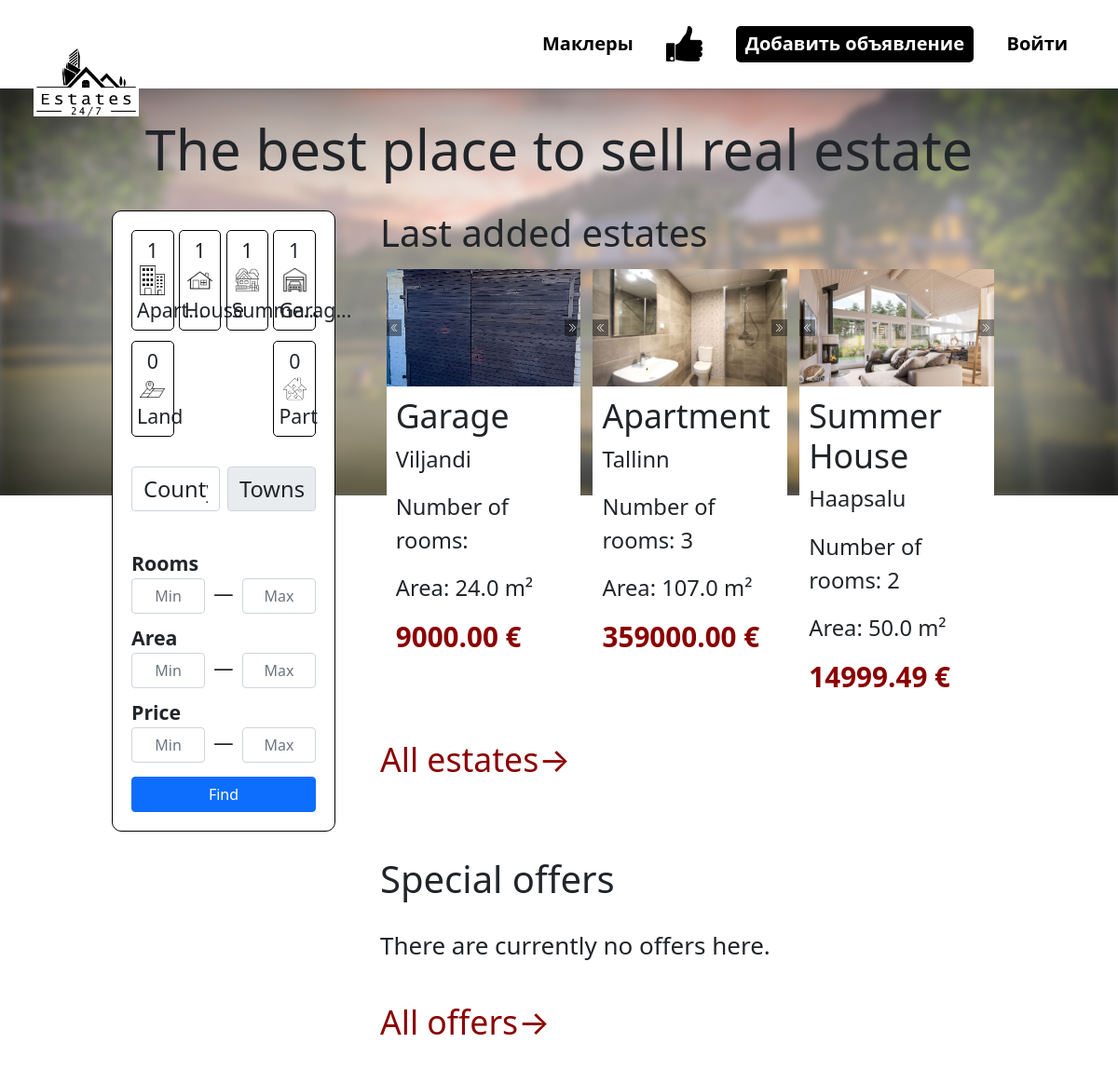
The page / on the database its author committed.
### tables this page shows
CREATE TABLE `object` (
  `id` int(11) NOT NULL,
  `type` enum('House','Apartment','Garage','Part','Land','Summer house') NOT NULL,
  `address` varchar(250) NOT NULL,
  `ownerId` int(11) NOT NULL,
  `cityId` int(11) NOT NULL,
  `roomCount` int(11) DEFAULT NULL,
  `floorCount` int(11) DEFAULT NULL,
  `floor` int(11) DEFAULT NULL,
  `area` decimal(11,1) DEFAULT NULL,
  `territory` decimal(11,1) DEFAULT NULL,
  `conditions` enum('good','need repair','need overhaul') DEFAULT NULL,
  `heatSystem` enum('water','air','electric','gas') DEFAULT NULL,
  `basement` tinyint(1) NOT NULL,
  `description` text DEFAULT NULL,
  `year` int(11) DEFAULT NULL,
  `price` decimal(11,2) DEFAULT 0.00,
  `active` tinyint(1) NOT NULL DEFAULT 1,
  `offer` tinyint(1) DEFAULT 0
);

CREATE TABLE `photo` (
  `id` int(11) NOT NULL,
  `photo` text NOT NULL,
  `houseId` int(11) NOT NULL,
  `description` varchar(500) NOT NULL
);

CREATE TABLE `city` (
  `id` int(11) NOT NULL,
  `name` varchar(300) NOT NULL,
  `countyId` int(11) NOT NULL
);

### controllers/RenderController.php (called while the page is built, shortened)
<?php
class RenderController
{
    public static function start() {
        $data = ModelEstates::getThreeEstates();
        include_once 'view/main.php';
    }
}
?>

### index.php (called while the page is built, shortened)
<?php
    include_once 'inc/database.php';
    include_once 'models/ModelEstates.php';
    include_once 'controllers/RenderController.php';
    include 'routes/route.php';
?>

### inc/database.php (called while the page is built, shortened)
<?php
    class database {
        private $conn;
        private $host;
        private $user;
        private $password;
        private $baseName;
        function __construct() {
            $this->host = 'localhost';
            $this->user = 'root';
            $this->password = '';
            $this->baseName = 'estate';
        }
        function connect() {
            try {
                $this->conn = new PDO(
                        'mysql:host='.$this->host.''.';dbname='.$this->baseName.'',
                        $this->user,
                        $this->password,
                        array(PDO::MYSQL_ATTR_INIT_COMMAND => 'SET NAMES utf8'));
            } catch (Exception $e) {
                die('Connection failed : '.$e->getMessage());
            }
            return $this->conn;
        }
        function disconnect() {
            if ($this->conn) {
                $this->conn = null;
            }
        }
        function getOne($query) {
            try{
                $result = $this->conn->prepare($query);
                $result->execute();
                $result->setFetchMode(PDO::FETCH_ASSOC);
                $response = $result->fetch();
                return $response;
            } catch (Exception $ex) {
                echo "Error:".$ex->getMessage();
            }
        }
        function getAll($query) {
            try{
                $result = $this->conn->prepare($query);
                $result->execute();
                $result->setFetchMode(PDO::FETCH_ASSOC);
                $response = $result->fetchAll();
                return $response;
            } catch (Exception $ex) {
                echo "Error:".$ex->getMessage();
            }
        }
    }
?>

### models/ModelEstates.php (called while the page is built, shortened)
<?php
    class ModelEstates {
        public static function getThreeEstates() {
            $database = new database();
            $photo = $database -> getAll("SELECT * FROM photo ORDER BY id ASC");
            $estates = $database -> getAll("SELECT * FROM object ORDER BY id DESC LIMIT 3");
            for ($i = 0; $i < count($estates); $i++) {
                $cityId = $database -> getOne("SELECT *, city.name as city FROM object
                INNER JOIN city on object.cityId = city.id AND object.id = ".$estates[$i]['id']);
                $estates[$i]['city'] = $cityId['name'];
            };
            return [$estates, $photo];
       }
    }
?>

### view/main.php (the view, shortened to what this page needs)
<div class="main_back">
</div>
<div class="content">
    <h2>The best place to sell real estate</h2>
    <?php
        require 'templates/aside.php';
    ?>
    <div class="estates">
        <div class="ads">
            <h1>Last added estates</h1>
            <?php
            if (is_iterable($data)) {
                foreach ($data[0] as $estate) {
                    echo "
                    <div class='ad' page='ad?user=".$estate['ownerId']."&ad=".$estate['id']."'>
                        <div class='slider' show='1' scroll='1' time='300'>
                            <ul>";
                                foreach ($data[1] as $photo) {
                                    if($estate['id'] == $photo['houseId']) {
                                        echo "
                                        <li>
                                            <a
                                                href='public/uploads/user_".$estate['ownerId']."/ad_".$estate['id']."/".$photo['photo']."'
                                                data-lightbox='user".$estate['ownerId']."-".count($data[1])."' data-title='".$photo['description']."'
                                            >
                                                <div class='img_slider' style='background-image: url(public/uploads/user_".$estate['ownerId']."/ad_".$estate['id']."/".$photo['photo'].");'></div>
                                            </a>
                                        </li>
                                        ";
                                    }
                                }; echo "
                            </ul>
                        </div>
                        <div class='estate_inf'>
                            <h2>".$estate['type']."</h2>
                            <p>".$estate['city']."</p>
                            <p>Number of rooms: ".$estate['roomCount']."</p>
                            <p>Area: ".$estate['area']." m²</p>
                            <h3>".$estate['price']." €</h3>
                        </div>
                    </div>
                    ";
                }
            }
            ?>
            <div class="btn_container">
                <a href="estates">All estates&#8594;</a>
            </div>
        </div>
        <div class="ads">
            <h1>Special offers</h1>
            <?php
                $checkOffers = 0;
                if(is_iterable($data)){
                    if($checkOffers == 0) {
                        echo "<p class='no_offers'>There are currently no offers here.</p>";
                    }
                }
            ?>
            <div class="btn_container">
                <a href="offers">All offers&#8594; </a>
            </div>
        </div>
    </div>
</div>
<?php
    include 'view/templates/main.php';
?>

### rows shown on the page
object: type "Garage", cityId.name "Viljandi", area "24.0", price "9000.00"
photo: photo (picture)
object: type "Apartment", cityId.name "Tallinn", roomCount "3", area "107.0", price "359000.00"
photo: photo (picture)
object: type "Summer House", cityId.name "Haapsalu", roomCount "2", area "50.0", price "14999.49"
photo: photo (picture)

### other values the page prints
$types['typeCount'] "1"
substr("Apartment",0,5) "Apart"
substr("House",0,5) "House"
substr("Summer house",0,5) "Summe"
substr("Garage",0,5) "Garag"
substr("Land",0,5) "Land"
substr("Part",0,5) "Part"
